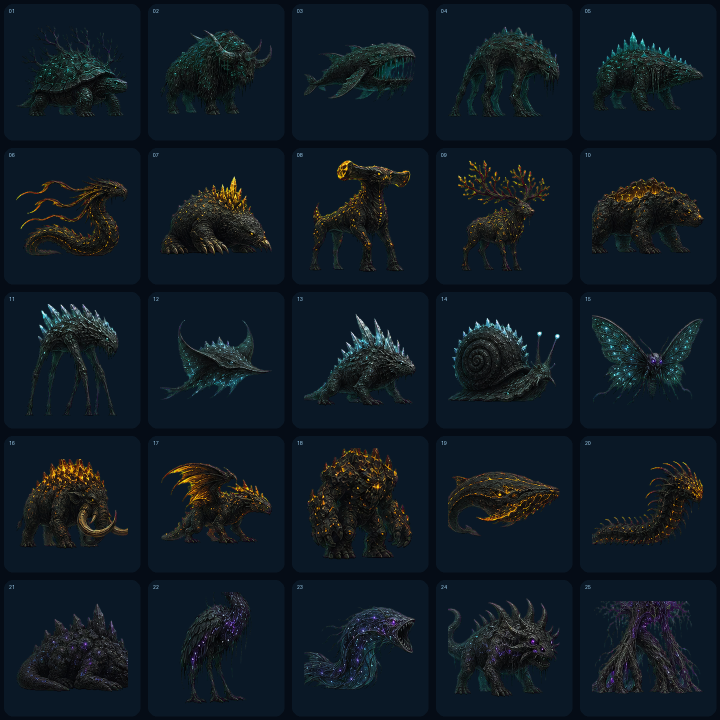
#> input picture ai-tools/2026-07-26-titan-runtime-contact-sheet.png, 1440 x 1440 px (shown at 1/2 size)
$ python -i 2026-08-19-pack-mixamo-accepted-survival.py   (imports and definitions only)
#> lines starting #> are read from the running program, lines starting #| are printed output that depends on the picture
"""Validate and pack accepted 1024px Mixamo/Survival renders once to 256px."""

from __future__ import annotations

import argparse
import hashlib
import json
import math
from pathlib import Path

from PIL import Image, ImageDraw, ImageFont


ROOT = Path(__file__).resolve().parents[1]
# [1 line that did not run here, left out]


# [6 lines left out: function sha256, not called in this run]


def alpha_metrics(image):
    rgba = image.convert("RGBA")
    alpha = rgba.getchannel("A")
    threshold = CONFIG["render"]["alphaThreshold"]
    mask = alpha.point(lambda value: 255 if value > threshold else 0)
    bounds = mask.getbbox()
    if bounds is None:
        raise RuntimeError("Rendered frame has no visible alpha")
    histogram = mask.histogram()
    pixels = histogram[255]
    weighted_x = 0
    weighted_y = 0
    for y in range(bounds[1], bounds[3]):
        for x in range(bounds[0], bounds[2]):
            if mask.getpixel((x, y)):
                weighted_x += x
                weighted_y += y
    red, green, blue, source_alpha = rgba.split()
    suspicious_green = 0
    for r, g, b, a in zip(red.getdata(), green.getdata(), blue.getdata(), source_alpha.getdata()):
        if a > threshold and g > 80 and g > r * 1.35 and g > b * 1.2:
            suspicious_green += 1
    size = image.width
    margin = min(bounds[0], bounds[1], size - bounds[2], size - bounds[3])
    return {
        "bounds": list(bounds),
        "centroid": [round(weighted_x / pixels, 3), round(weighted_y / pixels, 3)],
        "visiblePixels": pixels,
        "edgeMarginPx": margin,
        "baselinePx": bounds[3] - 1,
        "suspiciousGreenPixels": suspicious_green,
    }


def font(size):
    path = Path("C:/Windows/Fonts/segoeuib.ttf")
    return ImageFont.truetype(str(path), size) if path.is_file() else ImageFont.load_default()


# [113 lines left out: functions pack_clip, main, not called in this run]


# [2 lines not run here, left out]

>>> import cv2
>>> picture = cv2.imread('2026-07-26-titan-runtime-contact-sheet.png', cv2.IMREAD_GRAYSCALE)
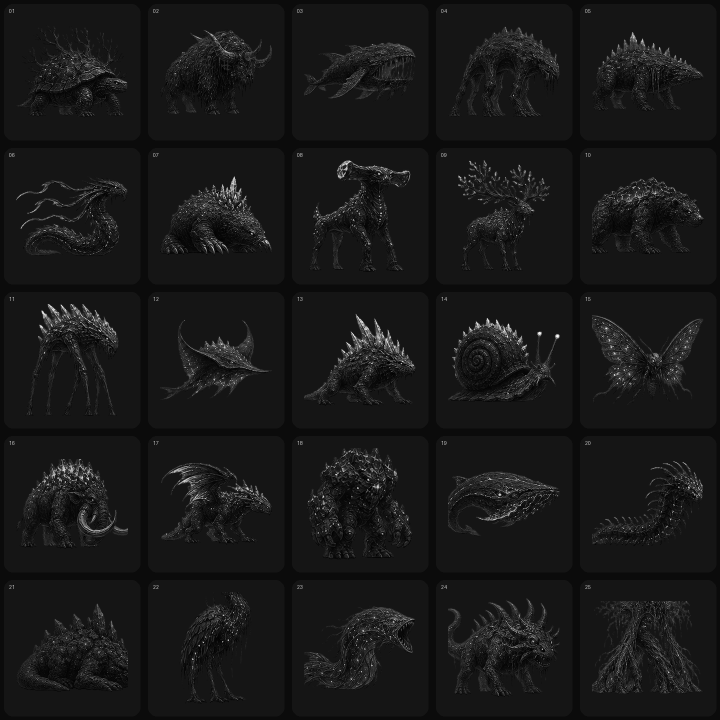
#> picture: shape (1440, 1440) (shown at 1/2 size); min 0, max 255, mean 23.9
#> (the run stopped early here; a loop or call above may not have finished)
